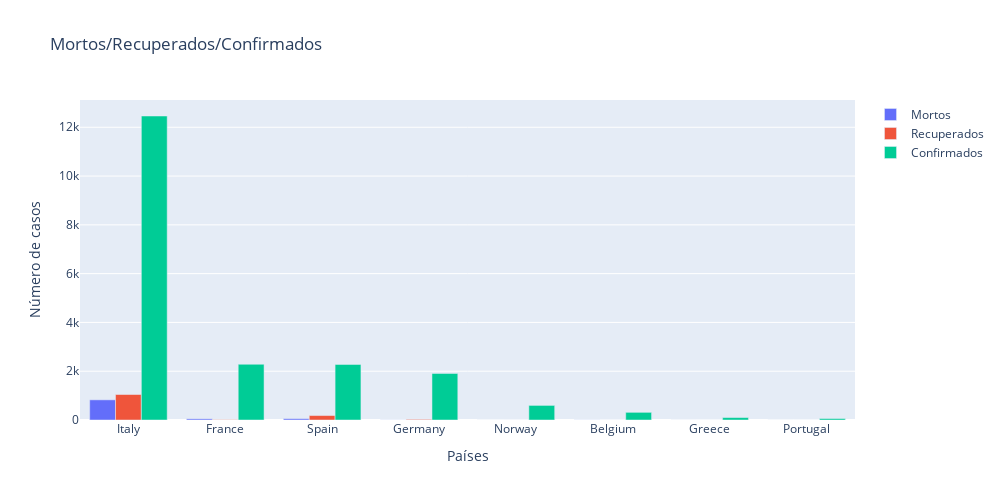

Source (notebook cell):
### Code cell
temp = full_table.loc[full_table.Date == full_table.Date.max()]
temp = temp.groupby(['Country/Region'])['Confirmed', 'Deaths', 'Recovered'].sum().sort_values('Confirmed',ascending=False)


europa = ['Italy', 'France', 'Germany', 'Spain', 'Belgium', 'Norway','Greece',  'Portugal']

temp=temp.reset_index()
temp=temp.loc[temp['Country/Region'].isin(europa)]


import plotly.graph_objects as go

layout = go.Layout(
    width=1000,
    height=500)

fig = go.Figure(data=[
    go.Bar(name='Mortos', x=temp['Country/Region'], y=temp['Deaths']),
    go.Bar(name='Recuperados', x=temp['Country/Region'], y=temp['Recovered']),
    go.Bar(name='Confirmados', x=temp['Country/Region'], y=temp['Confirmed']),
],layout=layout)

fig.update_layout(
    title="Mortos/Recuperados/Confirmados",
    xaxis_title="Países",
    yaxis_title="Número de casos",
)
fig.show()

### Figure 1 — Plotly figure (JSON) as saved in the notebook; plotly's stock layout.template omitted (floating-point values rounded to 4 significant figures)
{"data": [{"name": "Mortos", "type": "bar", "x": ["Italy", "France", "Spain", "Germany", "Norway", "Belgium", "Greece", "Portugal"], "y": [827, 48, 54, 3, 0, 3, 1, 0]}, {"name": "Recuperados", "type": "bar", "x": ["Italy", "France", "Spain", "Germany", "Norway", "Belgium", "Greece", "Portugal"], "y": [1045, 12, 183, 25, 1, 1, 0, 0]}, {"name": "Confirmados", "type": "bar", "x": ["Italy", "France", "Spain", "Germany", "Norway", "Belgium", "Greece", "Portugal"], "y": [12462, 2284, 2277, 1908, 598, 314, 99, 59]}], "layout": {"height": 500, "title": {"text": "Mortos/Recuperados/Confirmados"}, "width": 1000, "xaxis": {"autorange": true, "range": [-0.5, 7.5], "title": {"text": "Países"}, "type": "category"}, "yaxis": {"autorange": true, "range": [0, 13120.0], "title": {"text": "Número de casos"}, "type": "linear"}}}
